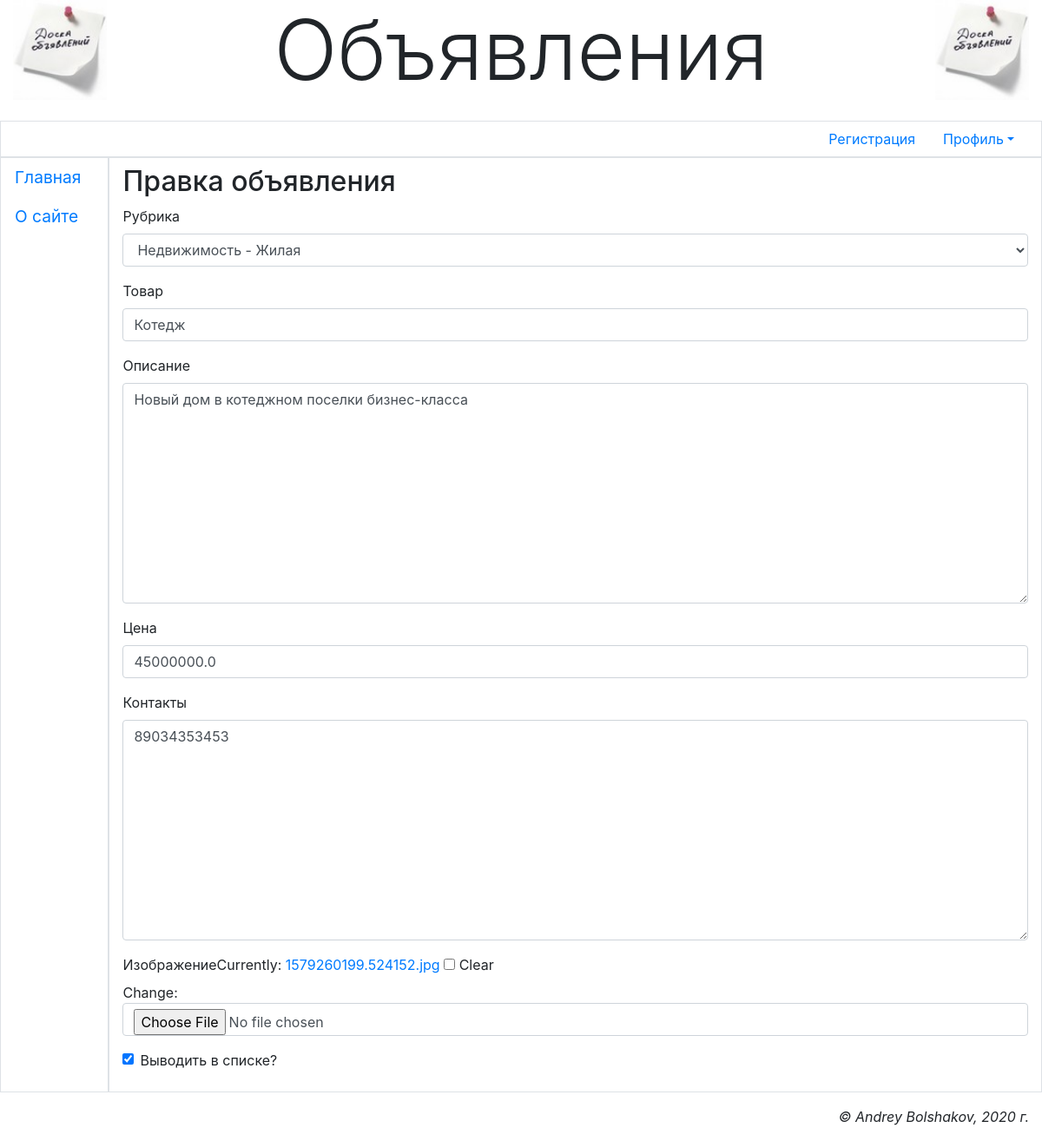
Screenshot of /accounts/profile/change/1/ (signed in) with the database file from the repository.
### main/models.py (models this page shows, shortened)
class Bb(models.Model):
    rubric = models.ForeignKey(SubRubric, on_delete=models.PROTECT, verbose_name='Рубрика')
    title = models.CharField(max_length=40, verbose_name='Товар')
    content = models.TextField(verbose_name='Описание')
    price = models.FloatField(default=0, verbose_name='Цена')
    contacts = models.TextField(verbose_name='Контакты')
    image = models.ImageField(blank=True, upload_to=get_timestamp_path, verbose_name='Изображение')
    author = models.ForeignKey(AdvUser, on_delete=models.CASCADE, verbose_name='Автор объявления')
    is_active = models.BooleanField(default=True, db_index=True, verbose_name='Выводить в списке?')
    created_at = models.DateTimeField(auto_now_add=True, db_index=True, verbose_name='Опубликовано')
    class Meta:
        verbose_name_plural = 'Объявления'
        verbose_name = 'Объявление'
        ordering = ['-created_at']

### main/views.py (the view)
# urls.py: path('accounts/profile/change/<int:pk>/', profile_bb_change, name='profile_bb_change'),
@login_required
def profile_bb_change(request, pk):
    bb = get_object_or_404(Bb, pk=pk)
    if request.method == 'POST':
        form = BbForm(request.POST, request.FILES, instance=bb)
        if form.is_valid():
            bb = form.save()
            formset = AIFormSet(request.POST, request.FILES, instance=bb)
            if formset.is_valid():
                formset.save()
                messages.add_message(request, messages.SUCCESS,
                                     'Объявление исправлено')
                return redirect('main:profile')
    else:
        form = BbForm(instance=bb)
        formset = AIFormSet(instance=bb)
    context = {'form': form, 'formset': formset}
    return render(request, 'main/profile_bb_change.html', context)

### main/forms.py
class BbForm(forms.ModelForm):
    class Meta:
        model = Bb
        fields = '__all__'
        widgets = {'author': forms.HiddenInput}

### main/models.py (called while the page is built)
    def __str__(self):
        return '%s - %s' % (self.super_rubric.name, self.name)

### main/templates/main/profile_bb_change.html (shortened to what this page needs)
{% extends "layout/basic.html" %}
{% load bootstrap4 %}
{% block content %}
<h2>Правка объявления</h2>
<form method="post" enctype="multipart/form-data">
    {% bootstrap_form form layout='horizontal' %}
</form>
{% endblock %}

### rows the page displays
Bb: rubric "Недвижимость - Жилая", title "Котедж", content "Новый дом в котеджном поселки бизнес-класса", price "45000000.0", contacts "89034353453", is_active "☑"
